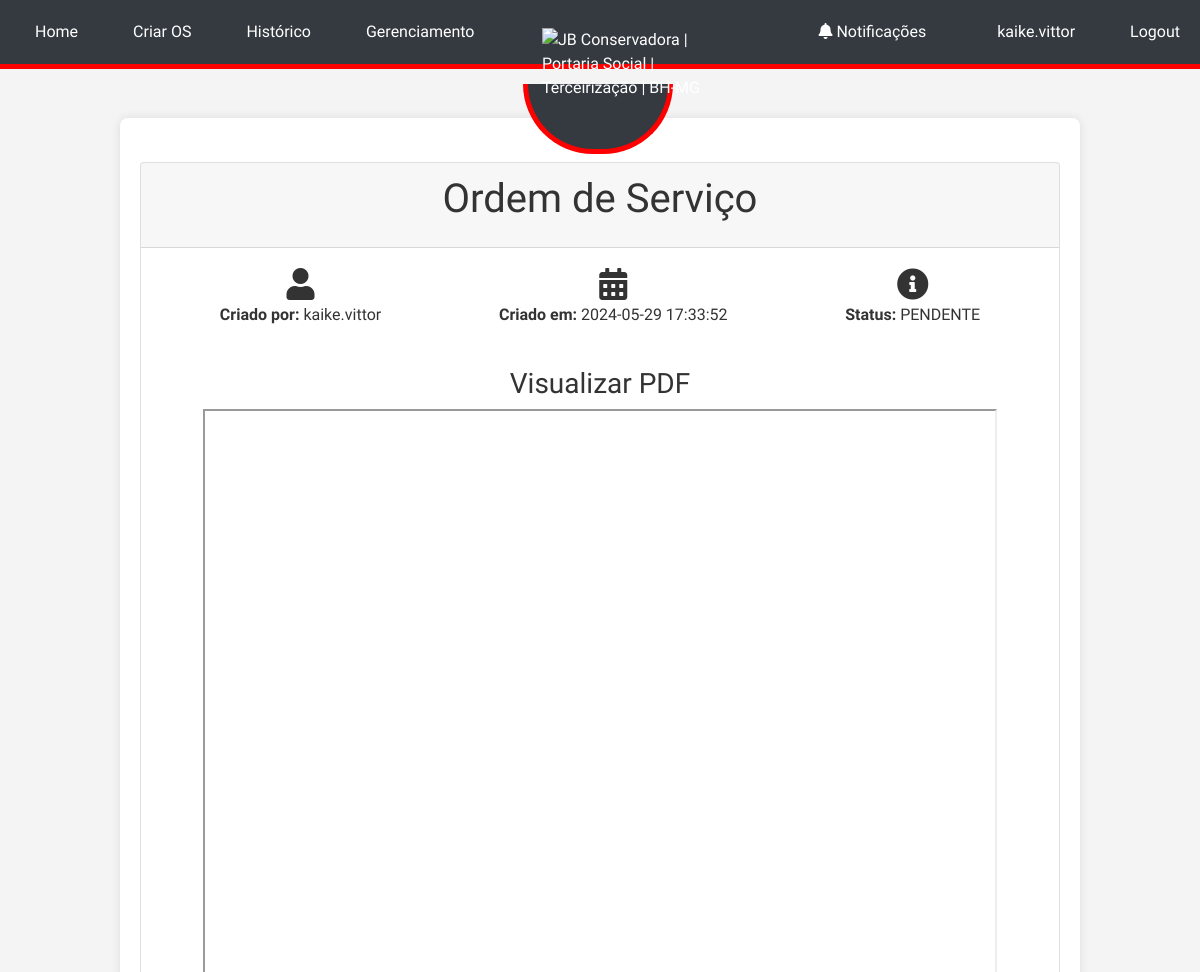
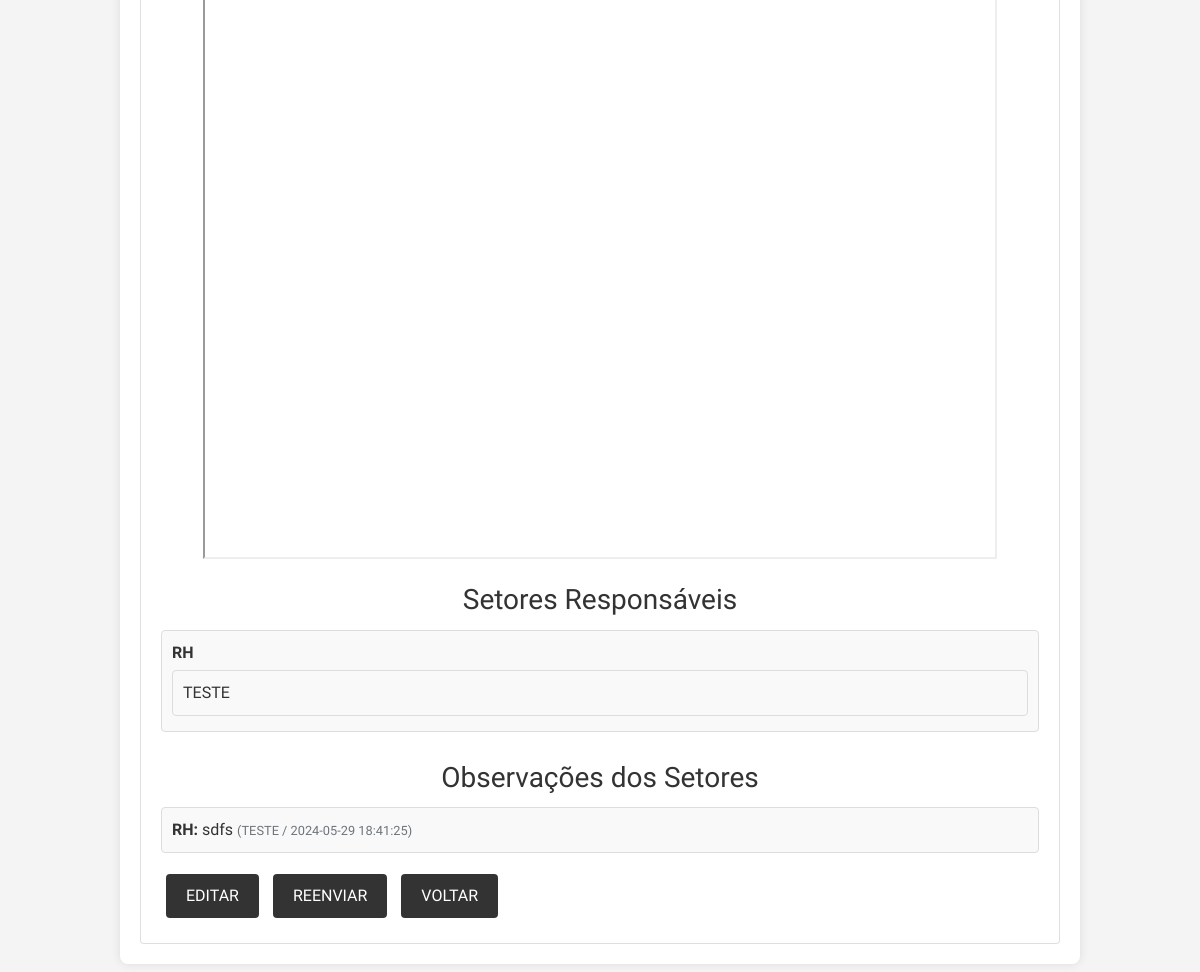
The app's page /view/98 (signed in) with its own data (2 pictures, top to bottom).
### tables this page shows
CREATE TABLE users (
            id INTEGER PRIMARY KEY AUTOINCREMENT,
            username TEXT NOT NULL UNIQUE,
            password TEXT NOT NULL,
            email TEXT NOT NULL UNIQUE,
            phone TEXT NOT NULL,
            sector TEXT NOT NULL
        );

CREATE TABLE os (
            id INTEGER PRIMARY KEY AUTOINCREMENT,
            file_path TEXT NOT NULL,
            created_at TEXT NOT NULL,
            name TEXT,
            creator_id INTEGER, ultima_notificacao TEXT, status TEXT DEFAULT "PENDENTE",
            FOREIGN KEY(creator_id) REFERENCES users(id)
        );

CREATE TABLE sector (
            id INTEGER PRIMARY KEY AUTOINCREMENT,
            name TEXT NOT NULL,
            viewed INTEGER NOT NULL DEFAULT 0,
            viewed_at TEXT,
            os_id INTEGER, accepted_by TEXT, accepted_at TEXT, user_id INTEGER, status TEXT,
            FOREIGN KEY(os_id) REFERENCES "os_old"(id)
        );

CREATE TABLE observations (
            id INTEGER PRIMARY KEY AUTOINCREMENT,
            os_id INTEGER,
            sector TEXT,
            observation TEXT,
            created_at TEXT, responsible TEXT,
            FOREIGN KEY(os_id) REFERENCES "os_old"(id)
        );

### app.py (the view)
    @app.route('/view/<int:os_id>', methods=['GET', 'POST'])
    @login_required
    def view_os(os_id):
        conn = sqlite3.connect('site.db')
        conn.row_factory = sqlite3.Row
        c = conn.cursor()
        c.execute('SELECT * FROM os WHERE id = ?', (os_id,))
        order = c.fetchone()
        if not order:
            flash('Ordem de serviço não encontrada.')
            return redirect(url_for('index'))
        c.execute('SELECT DISTINCT name FROM sector WHERE os_id = ?', (os_id,))
        sectors = c.fetchall()
        sector_data = []
        for sector in sectors:
            c.execute('''
                SELECT users.username, sector.viewed, sector.accepted_at, users.id AS user_id, sector.id AS sector_id
                FROM users
                JOIN sector ON users.id = sector.user_id
                WHERE sector.os_id = ? AND sector.name = ?
            ''', (os_id, sector['name']))
            users = c.fetchall()
            sector_data.append({
                'name': sector['name'],
                'users': [{'username': user['username'], 'viewed': user['viewed'], 'accepted_at': user['accepted_at'], 'user_id': user['user_id'], 'sector_id': user['sector_id']} for user in users]
            })
        c.execute('SELECT id, username FROM users WHERE id = ?', (order['creator_id'],))
        creator = c.fetchone()
        c.execute('SELECT id, os_id, sector, observation, responsible, created_at FROM observations WHERE os_id = ?', (os_id,))
        observations = c.fetchall()
        conn.close()
        return render_template('view_os.html', order=dict(order), sectors=sector_data, creator=dict(creator), observations=[dict(observation) for observation in observations], is_creator=current_user.id == order['creator_id'])

### templates/view_os.html (shortened to what this page needs)
{% extends "base.html" %}
{% block content %}
  <div class="card mt-4">
    <div class="card-header">
      <h1 class="card-title">Ordem de Serviço</h1>
    </div>
    <div class="card-body">
      <div class="d-flex justify-content-around mb-3">
        <div class="text-center">
          <i class="fas fa-user fa-2x"></i>
          <p><strong>Criado por:</strong> {{ creator['username'] }}</p>
        </div>
        <div class="text-center">
          <i class="fas fa-calendar-alt fa-2x"></i>
          <p><strong>Criado em:</strong> {{ order['created_at'] }}</p>
        </div>
        <div class="text-center">
          <i class="fas fa-info-circle fa-2x"></i>
          <p><strong>Status:</strong> {{ order['status'] }}</p>
        </div>
      </div>
      <h3 class="mt-4">Visualizar PDF</h3>
      <div class="d-flex justify-content-center">
        <iframe src="{{ url_for('uploaded_file', filename=order['file_path']) }}" style="width: 210mm; height: 297mm;"></iframe>
      </div>
      <h3 class="mt-4">Setores Responsáveis</h3>
      <ul class="list-group">
        {% for sector in sectors %}
          <li class="list-group-item">
            <strong>{{ sector.name }}</strong>
            <ul class="list-group">
              {% for user in sector.users %}
                <li class="list-group-item">
                  {{ user.username }}
                </li>
              {% endfor %}
            </ul>
          </li>
        {% endfor %}
      </ul>
      {% if is_creator %}
        <h3 class="mt-4">Observações dos Setores</h3>
        <ul class="list-group">
          {% for observation in observations %}
            <li class="list-group-item">
              <strong>{{ observation.sector }}:</strong> {{ observation.observation }} <small class="text-muted"> ({{ observation.responsible }} / {{ observation.created_at }})</small>
            </li>
          {% endfor %}
        </ul>
        <a href="{{ url_for('edit_os', os_id=order['id']) }}" class="btn btn-warning mt-3">Editar</a>
        <form method="POST" action="{{ url_for('resend_os', os_id=order['id']) }}" style="display: inline;">
          <button type="submit" class="btn btn-primary mt-3">Reenviar</button>
        </form>
      {% endif %}
      <a href="{{ url_for('index') }}" class="btn btn-secondary mt-3">Voltar</a>
    </div>
  </div>
{% endblock %}

### templates/base.html (shortened to what this page needs)
<!DOCTYPE html>
<html lang="en">
<head>
    <link rel="stylesheet" href="https://stackpath.bootstrapcdn.com/bootstrap/4.5.2/css/bootstrap.min.css">
    <link rel="stylesheet" href="{{ url_for('static', filename='style.css') }}">
    <link rel="stylesheet" href="https://cdnjs.cloudflare.com/ajax/libs/font-awesome/5.15.3/css/all.min.css">
</head>
<body>
    {% if request.endpoint != 'login' %}
    <div class="navbar">
        <div class="navbar-left">
            <a href="{{ url_for('index') }}" class="menu-item">Home</a>
            {% if current_user.is_authenticated %}
                {% if current_user.sector in ['COMERCIAL', 'ADMIN'] %}
                    <a href="{{ url_for('create_os') }}" class="menu-item">Criar OS</a>
                {% endif %}
                <a href="{{ url_for('history') }}" class="menu-item">Histórico</a>
                {% if current_user.username == 'kaike.vittor' %}
                    <a href="{{ url_for('manage') }}" class="menu-item">Gerenciamento</a>
                {% endif %}
            {% else %}
                <a href="{{ url_for('login') }}" class="menu-item">Login</a>
            {% endif %}
        </div>
        <div class="logo-container">
            <img src="https://jbconservadora.com.br/wp-content/uploads/2020/09/logo-final-jb.png" alt="JB Conservadora | Portaria Social | Terceirização | BH-MG" class="logo">
        </div>
        <div class="navbar-right">
            {% if current_user.is_authenticated %}
                <a href="{{ url_for('notifications') }}" class="menu-item mr-3">
                    <i class="fas fa-bell"></i> Notificações
                </a>
                <a class="menu-item">{{ current_user.username }}</a>
                <a href="{{ url_for('logout') }}" class="menu-item">Logout</a>
            {% endif %}
        </div>
    </div>
    {% endif %}
    <div class="container mt-5">
        {% block content %}{% endblock %}
    </div>
</body>
</html>

### static/style.css (style rules this page uses)
body { font-family: 'Roboto', sans-serif; background-color: #f4f4f4; margin: 0; padding: 0; padding-top: 70px; display: flex; flex-direction: column; align-items: center; justify-content: flex-start; min-height: 100vh; color: #333; }
.container { width: 80%; max-width: 1200px; margin: 20px auto; padding: 20px; background: #fff; box-shadow: 0 0 10px rgba(0, 0, 0, 0.1); border-radius: 8px; }
.navbar { width: 100%; background-color: #333; padding: 10px; display: flex; justify-content: space-between; align-items: center; border-bottom: 5px solid red; position: fixed; top: 0; z-index: 1000; }
.navbar a { color: white; padding: 10px 20px; text-decoration: none; }
h1, h3 { color: #333; text-align: center; }
button, .btn { background-color: #333; color: white; border: none; padding: 10px 20px; margin: 5px; cursor: pointer; border-radius: 4px; text-transform: uppercase; }
.list-group { list-style: none; padding: 0; }
.list-group-item { padding: 10px; margin: 5px 0; background-color: #f9f9f9; border: 1px solid #ddd; border-radius: 4px; }

### templates/base.html (style rules this page uses)
.navbar { position: fixed; top: 0; width: 100%; background-color: #343a40; color: #ffffff; z-index: 1000; padding: 10px 0; }
.navbar .navbar-left, .navbar .navbar-right { display: flex; align-items: center; }
.navbar .navbar-left { flex: 1; justify-content: flex-start; }
.navbar .navbar-right { flex: 1; justify-content: flex-end; }
.navbar .menu-item { margin-left: 15px; color: #ffffff; text-decoration: none; }
.logo-container { position: absolute; top: 100%; left: 52%; transform: translate(-50%, -50%); width: 180px; height: auto; }
.logo-container::before { content: ''; position: absolute; width: 150px; height: 70px; border: 5px solid red; border-top: none; border-bottom-left-radius: 75px; border-bottom-right-radius: 75px; top: 56px; left: -6%; background-color: #343a40; z-index: -1; }
.logo { position: relative; left: 8px; width: 60%; }
.container { margin-top: 70px; }
body { font-family: 'Raleway', sans-serif; }

### records on screen
users: username "kaike.vittor"
os: created_at "2024-05-29 17:33:52", status "PENDENTE"
sector: username "TESTE"
observations: sector "RH", observation "sdfs", responsible "TESTE", created_at "2024-05-29 18:41:25"

### other values on screen
{{ sector.name }} "RH"
